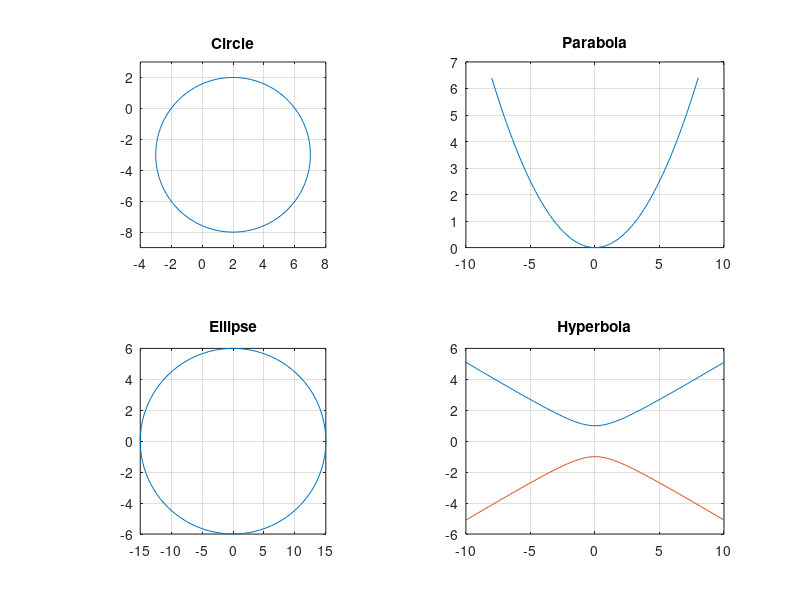

This chart was generated by the following MATLAB code:
%%%%%%%%%%%%%%%%%%%%%%%%%%%%%%%%%%%%%%%%%%%%%%%%%%%%%%%%%%%%%%%%%%%%%
% ENGR 13300 Fall 2021 
% 
% Problem Description: Tplots a parabola, circle, hyperbola, and elipse
%
% Assignment Information
%   Assignment:     Ind HW12 - MA4
%   Author:         Maximilian Drach, mdrach@purdue.edu
%   Team ID:        LC5 - 07
%  	
%   Contributor:    Name, login@purdue [repeat for each]
%   My contributor(s) helped me:	
%     [ ] understand the assignment expectations without
%         telling me how they will approach it.
%     [ ] understand different ways to think about a solution
%         without helping me plan my solution.
%     [ ] think through the meaning of a specific error or
%         bug present in my code without looking at my code.
%   Note that if you helped somebody else with their code, you
%   have to list that person as a contributor here as well.
%%%%%%%%%%%%%%%%%%%%%%%%%%%%%%%%%%%%%%%%%%%%%%%%%%%%%%%%%%%%%%%%%%%%%
%% ____________________
%% INITIALIZATION


%% ____________________
%% CALCULATIONS
subplot(2,2,1);
theta = linspace(0,2*pi,100);
x = 5*cos(theta)+2;
y = 5*sin(theta)-3;

plot(x,y);
title('Circle');
axis square;
xlim([-4,8])
ylim([-9,3])
grid on;

subplot(2,2,2);
x = linspace(-8,8,100);
y = .1*(x.^2);
plot(x,y);
title('Parabola');
grid on;

subplot(2,2,3)
x=15*cos(theta);
y=6*sin(theta);
plot(x,y);
title('Ellipse');
axis square;
grid on;

subplot(2,2,4)
x = linspace(-10,10,100);
ypos = sqrt((1+((x.^2)/4)));
y_neg = -1 * ypos;
plot(x,ypos,x,y_neg);
title('Hyperbola');
grid on;

%% ____________________
%% FIGURE DISPLAY

%% ____________________
%% TEXT DISPLAY


%% ____________________
%% ACADEMIC INTEGRITY STATEMENT
% I have not used source code obtained from any other unauthorized
% source, either modified or unmodified.  I have not provided
% access to my code to anyone in any way. The script I am 
% submitting is my own original work.